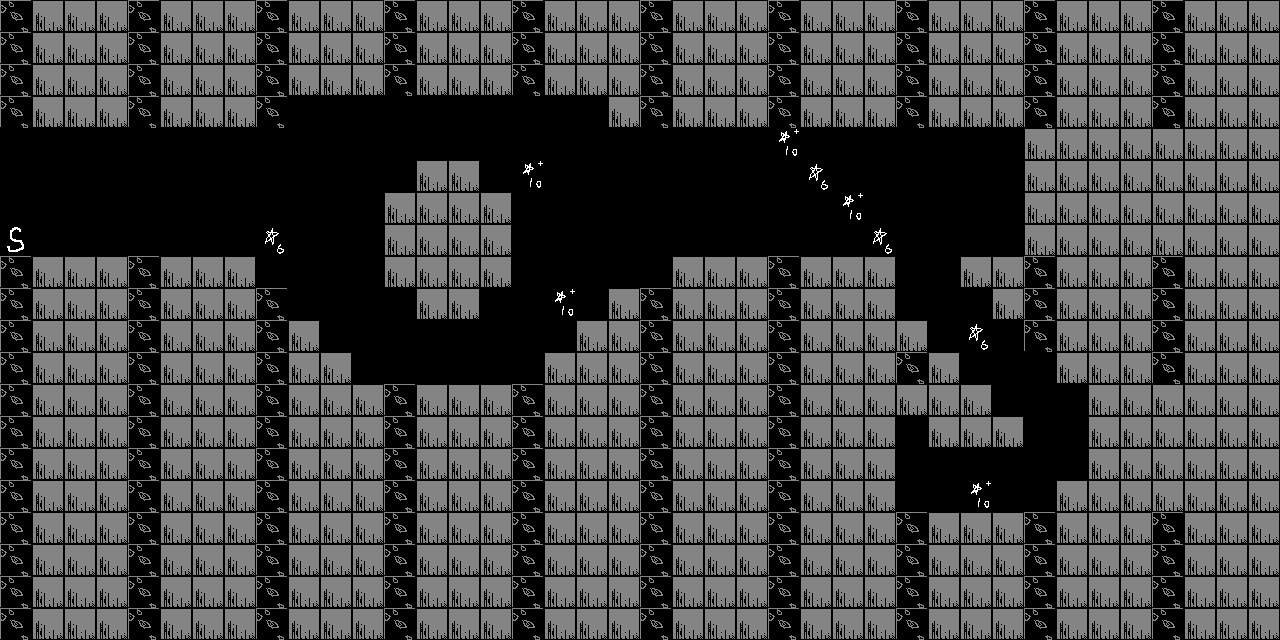

This is a level from a 2D game, rendered from its Tiled map with the project's own tilesets. A one-line summary and the map file follow, with tile-layer data summarised:
An orthogonal 40x20 tile map with 32x32 px tiles, 2 tile layers (ground, chara).

<map version="1.0" orientation="orthogonal" width="40" height="20" tilewidth="32" tileheight="32">
 <tileset firstgid="1" name="map" tilewidth="32" tileheight="32">
  <image source="map.png" trans="ff00ff" width="256" height="256" />
  <terraintypes>
   <terrain name="�������Ϸ�" tile="-1" />
  </terraintypes>
 </tileset>
 <layer name="ground" width="40" height="20">
  <data>[800 cells, 613 non-empty, 2 distinct tile ids]</data>
 </layer>
 <layer name="chara" width="40" height="20">
  <data>[800 cells, 10 non-empty, 3 distinct tile ids]</data>
 </layer>
</map>
